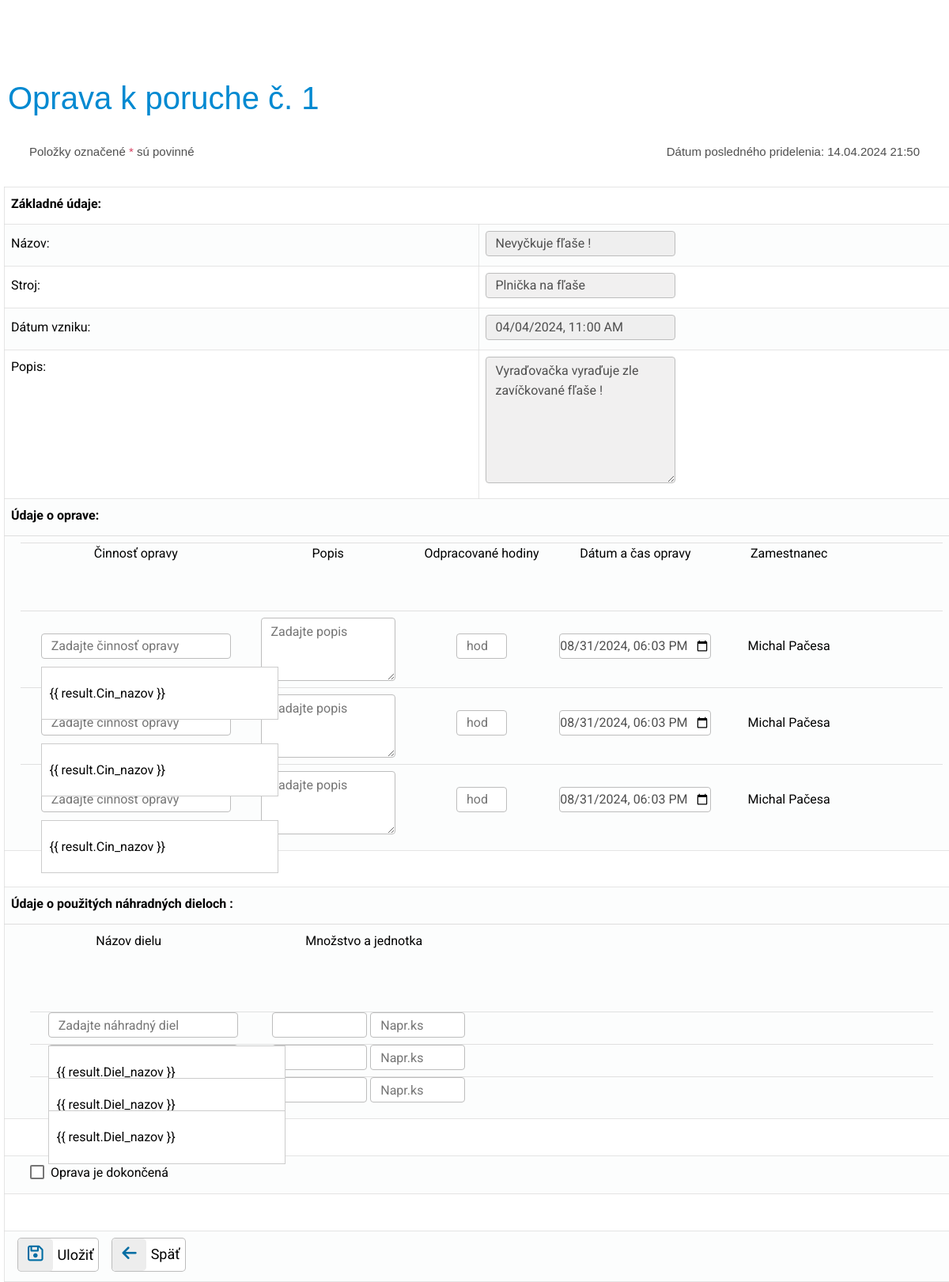
/oprava.php?PoruchaID=1 (signed in), run on the app's committed database.
### tables this page shows
CREATE TABLE `porucha` (
  `Por_nazov` varchar(50) NOT NULL,
  `Por_popis` varchar(100) DEFAULT NULL,
  `Por_stav` int(11) NOT NULL,
  `Por_datum_vzniku` datetime NOT NULL,
  `Por_datum_pridelenia` datetime DEFAULT NULL,
  `PoruchaID` int(10) UNSIGNED NOT NULL,
  `StrojID` int(10) UNSIGNED DEFAULT NULL,
  `PouzivatelID` int(10) UNSIGNED DEFAULT NULL
);

CREATE TABLE `stroj` (
  `Stroj_nazov` varchar(50) NOT NULL,
  `Stroj_popis` varchar(100) DEFAULT NULL,
  `Stroj_vyrobca` varchar(30) NOT NULL,
  `Stroj_umiestnenie` varchar(30) NOT NULL,
  `Stroj_datum_vyroby` date DEFAULT NULL,
  `Stroj_vyrobne_cislo` varchar(20) NOT NULL,
  `Stroj_evidencne_cislo` varchar(20) NOT NULL,
  `Stroj_datum_prevzatia` date DEFAULT NULL,
  `Stroj_zarucna_doba` int(11) DEFAULT NULL,
  `StrojID` int(10) UNSIGNED NOT NULL,
  `DodavatelID` int(10) UNSIGNED DEFAULT NULL
);

### oprava.php (the view, shortened to what the rows shown need)
<!DOCTYPE html>
<html>
<head>
    <?php include_once "head.php";
    include "lib.php";
    include 'login.php';
    ?>
</head>
<body>
<?php
mysqli_set_charset($dblink, "utf8mb4");
$PoruchaID=mysqli_real_escape_string($dblink,strip_tags($_GET["PoruchaID"]));
$PoruchaID=intval($PoruchaID);
if($PoruchaID)
{
    if($zobrazit)
    {
        $akcia="preview";
        $nadpis = "Oprava k poruche č. ".$PoruchaID;
    }
    else
    {
        $akcia = "insert";
        $nadpis = "Oprava k poruche č. ".$PoruchaID;
    }
    $sql="select * from porucha p LEFT JOIN zamestnanec z ON p.PouzivatelID = z.PouzivatelID LEFT JOIN stroj s ON p.StrojID = s.StrojID WHERE p.PoruchaID = $PoruchaID";
    $vysledok = mysqli_query($dblink,$sql);
    $riadok = mysqli_fetch_assoc($vysledok);
    $Por_nazov = strip_tags_html($riadok["Por_nazov"]);
    $Por_popis = strip_tags_html($riadok["Por_popis"]);
    $Por_datum_vzniku = strip_tags_html($riadok["Por_datum_vzniku"]);
    $Por_datum_pridelenia = strip_tags_html($riadok["Por_datum_pridelenia"]);
    $Stroj_nazov = strip_tags_html($riadok["Stroj_nazov"]);
    if($Por_datum_vzniku == "0000-00-00 00:00:00") $Por_datum_vzniku = "";
    else $Por_datum_vzniku = date("Y-m-d\TH:i", strtotime($Por_datum_vzniku));
    if($Por_datum_pridelenia == "0000-00-00 00:00:00") $Por_datum_pridelenia = "";
    else $Por_datum_pridelenia = date("d.m.Y H:i", strtotime($Por_datum_pridelenia));
}
else
{
    include_once "navbar.php";
    echo '<span class="oznam cervene text-start">Nebola nájdená porucha ku oprave</span>';
    exit;
}
?>
<h1 id="nadpisoprava"><?php echo $nadpis; ?></h1>
<p>
<form id ="myapp_form_oprava" action="zmena_opravy.php" method="POST" onsubmit="">
    <?php if($Por_datum_pridelenia): ?>
        <div class="container d-flex align-items-center">
            <p class="oznam text-grey text-start" style="margin-left:-0.625rem!important;">Položky označené <span class="red bold">*</span> sú povinné</p>
            <p class="oznam text-grey text-end " style="margin-left:2rem !important;">Dátum posledného pridelenia: <?php echo $Por_datum_pridelenia;?></p>
        </div>
    <?php else: ?>
        <p class="oznam text-grey text-start">Položky označené <span class="red bold">*</span> sú povinné</p>
    <?php endif; ?>
    <table class="zoznam">
        <tr><td>Názov:</td><td style="width:50%;"><input disabled  type="text" class="form-control" name="Por_nazov" value="<?php echo $Por_nazov;?>" <?php echo disabled($akcia);?>/></td></tr>
        <tr><td>Stroj:</td>
            <td>
                    <div>
                        <input
                                disabled
                                class="form-control"
                                type="text"
                                id="$Stroj_nazov"
                                value="<?php echo $Stroj_nazov;?>"
                        />
                    </div>
            </td>
        </tr>
        <tr><td>Dátum vzniku:</td><td> <input disabled type="datetime-local" class="form-control" name="Por_datum_vzniku" value="<?php echo $Por_datum_vzniku;?>" <?php echo disabled($akcia);?>></br></td></tr>
        <tr><td style = "vertical-align:top !important;">Popis:</td><td><textarea disabled type="text" class="form-control" name="Por_popis" <?php echo disabled($akcia); ?>><?php echo $Por_popis;?></textarea></td></tr>
    </table>
</form>
</body>
</html>

### data on the page
porucha: Por_datum_pridelenia "14.04.2024 21:50", Por_nazov "Nevyčkuje fľaše !", StrojID.Stroj_nazov "Plnička na fľaše", Por_datum_vzniku "04/04/2024 11:00", Por_popis "Vyraďovačka vyraďuje zle zavíčkované fľaše !"

### other printed values
$nadpis "Oprava k poruche č. 1"
$MenoPrihlaseneho "Michal Pačesa"
